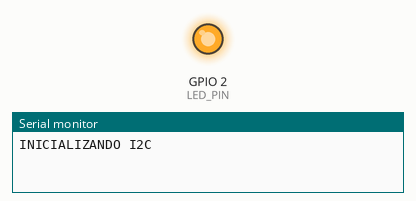
Simulated run of this sketch. Board: ESP32. Parts: output pins drawn as LEDs (lit = HIGH), the last lines printed to the serial monitor. WiFi joins after 1.5 s; servers stay silent unless stated; a WiFi scan finds three made-up networks.

Above: at 0.1 s.
At 4.9 s:
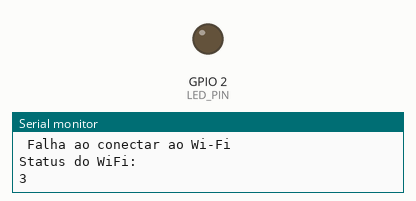
Timing chart, 0 to 6.4 s (numbered marks = the images above):
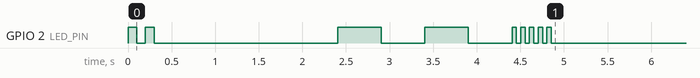

The sketch:

ProjetoSensor.ino
```cpp
#include <WiFi.h>
#include <HTTPClient.h>
#include <Adafruit_ADXL345_U.h>
#include <Adafruit_Sensor.h>
#include <Wire.h>
#include <ArduinoJson.h>

// Definindo configurações de pinos, taxa de amostragem e LEDS
const int LED_PIN = 2;
const int SAMPLE_RATE = 200;
const int NUM_SAMPLES = 200;
const int I2C_SDA = 21, I2C_SCL = 22;

// Configurando WIFI
const char* SSID = "Belucci";
const char* PASSWORD = "974524782";

// CONFIGURANDO SERVIDOR HTTP
const char* SERVER_URL = "http://192.168.99.160:4242";

Adafruit_ADXL345_Unified accel = Adafruit_ADXL345_Unified(12345);
HTTPClient http;


// LED INDICATIVO DE PROCEDIMENTOS
void blinkLED(int times, int delayMs){
  for (int i = 0; i < times; i++){
    digitalWrite(LED_PIN, HIGH);
    delay(delayMs);
    digitalWrite(LED_PIN, LOW);
    delay(delayMs);
  }
}
void setup() {
  Serial.begin(115200);
  pinMode(LED_PIN, OUTPUT);


  Wire.begin(I2C_SDA, I2C_SCL);
  Serial.println("INICIALIZANDO I2C");

  if (!accel.begin()){
    Serial.println("ADXL345 não encontrado!");
    while (1) blinkLED(3, 200);
  }
  blinkLED(2, 100);


  accel.setRange(ADXL345_RANGE_4_G);
  accel.setDataRate(ADXL345_DATARATE_200_HZ);

  // Conectando WiFi
  int n = WiFi.scanNetworks();
  Serial.println("Redes encontradas: ");
  for (int i =0; i < n; ++i){
    Serial.print(i+1);
    Serial.print(": ");
    Serial.println(WiFi.SSID(i));
  }
  Serial.print("Connecting to WiFI");
  WiFi.begin(SSID, PASSWORD);

  while(WiFi.status() != WL_CONNECTED){
    blinkLED(1, 500);
    Serial.print(".");
    Serial.println("\n Falha ao conectar ao Wi-Fi");
    Serial.println("Status do WiFi: ");
    Serial.println(WiFi.status());

  }
  blinkLED(5, 50);
  Serial.printf("\nConnected! IP: %s\n", WiFi.localIP().toString().c_str());
}

bool checkServerReady(){
  http.begin(SERVER_URL);
  int httpCode = http.GET();
  bool ready = (httpCode == HTTP_CODE_OK && http.getString() == "1");
  http.end();
  return ready;
}

void sendData(JsonDocument & json){
  http.begin(SERVER_URL);
  http.addHeader("Content-Type", "application/json");
  String jsonString;
  serializeJson(json, jsonString);
  int httpCode = http.POST(jsonString);
  if (httpCode <= 0) Serial.println("Error sending data");
  http.end();
}

void loop() {
  //if (!checkServerReady()){
  //  Serial.println("SERVIDOR PRONTO");
  //  delay(100);
  //  return;
  //}

  // Preparar JSON

  //DynamicJsonDocument json(3* JSON_ARRAY_SIZE(NUM_SAMPLES) + JSON_OBJECT_SIZE(3));
  //JsonArray x_data = json.createNestedArray("x");
  //JsonArray y_data = json.createNestedArray("y");
  //JsonArray z_data = json.createNestedArray("z");

  // Coletar data
  //unsigned long startTime = millis();
  //int samples = 0;

  //while (samples < NUM_SAMPLES){
    //if (millis() - startTime >= (samples * (1000/ SAMPLE_RATE))){

    //  sensors_event_t event;
     // accel.getEvent(&event);

    //  x_data.add(event.acceleration.x);
    //  y_data.add(event.acceleration.y);
     // z_data.add(event.acceleration.z);

      //Serial.printf("Samples %d: X:%.2f Y:%.2f Z:%.2f\n",
        //          samples, event.acceleration.x, event.acceleration.y,
  //                event.acceleration.z);
//
    //  if (samples % 50 == 0) {
      //  Serial.printf("Samples %d: X:%.2f Y:%.2f Z:%.2f\n",
        //  samples, event.acceleration.x, event.acceleration.y,
          //event.acceleration.z);
      //}
    //
     // samples++;
      //delay(100);
    //}
  //}

  //digitalWrite(LED_PIN, HIGH);
  //sendData(json);
  //digitalWrite(LED_PIN, LOW);
  //delay(10);

}
```
